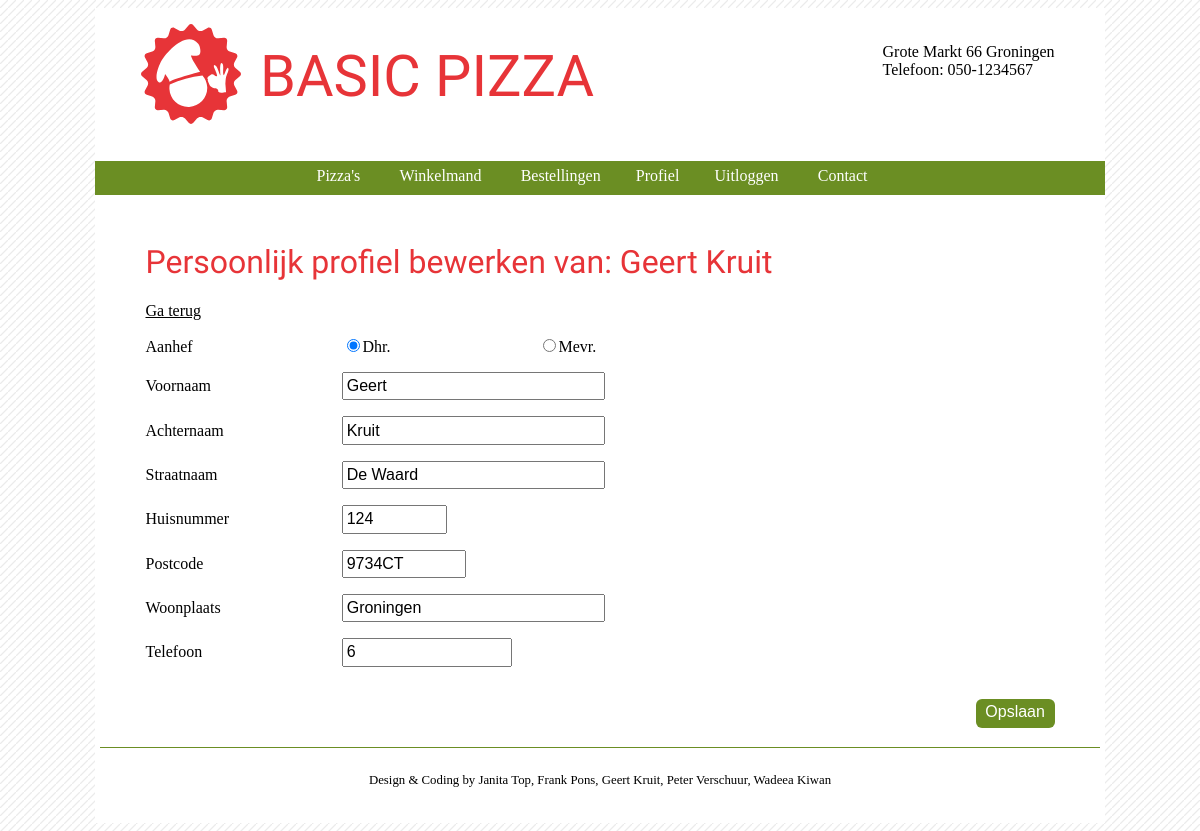
Page /?p=profile&i=change_profile (signed in) on the committed database.
### tables this page shows
CREATE TABLE `user_profiles` (
  `profile_id` int(11) NOT NULL,
  `user_id` int(11) NOT NULL,
  `voornaam` varchar(40) NOT NULL,
  `achternaam` varchar(40) NOT NULL,
  `straat` varchar(25) NOT NULL,
  `huisnummer` varchar(5) NOT NULL,
  `postcode` char(6) NOT NULL,
  `woonplaats` varchar(25) NOT NULL,
  `telefoonnummer` char(10) NOT NULL,
  `aanhef` char(1) NOT NULL
);

### login/profile.php (the view, shortened to what this page needs)
<?PHP
	if (isset($_SESSION['loggedin']) AND $_SESSION['loggedin']==1)
	{
		$user_id = $_SESSION['user_id'];
		if ($i=="change_profile")
		{
			if ($ii=="update_profile")
			{
				$rs_select_profile= mysql_query("SELECT * FROM user_profiles WHERE user_id=".$user_id);
				if (mysql_num_rows($rs_select_profile))
				{
					mysql_query("UPDATE user_profiles SET aanhef='".$_POST['aanhef']."', voornaam='".test_input($_POST['voornaam'])."', achternaam='".test_input($_POST['achternaam'])."', straat='".test_input($_POST['straat'])."', huisnummer='".test_input($_POST['huisnummer'])."', postcode='".test_input($_POST['postcode'])."', woonplaats='".test_input($_POST['woonplaats'])."', telefoonnummer='".test_input($_POST['telefoonnummer'])."' WHERE user_id=".$user_id);
					echo "<span class='true_warning' >Profiel gewijzigd.</span>";
				}
				else
				{
					mysql_query("INSERT INTO `user_profiles` (`user_id`, `voornaam`, `achternaam`, `straat`, `huisnummer`, `postcode`, `woonplaats`, `telefoonnummer`, `aanhef`)
						VALUES ('".$user_id."', '".test_input($_POST['voornaam'])."', '".test_input($_POST['achternaam'])."', '".test_input($_POST['straat'])."', '".test_input($_POST['huisnummer'])."', '".test_input($_POST['postcode'])."', '".test_input($_POST['woonplaats'])."', '".test_input($_POST['telefoonnummer'])."', '".test_input($_POST['aanhef'])."')");
					echo "<span class='true_warning' >Profiel toegevoegd.</span>";
				}
			}
			else
			{
				$sql_select_user= mysql_query("SELECT * FROM `users` WHERE user_id='".$user_id."'");
				$row_user= mysql_fetch_array($sql_select_user);
				$sql_select_user_profile= mysql_query("SELECT * FROM `user_profiles` WHERE user_id='".$user_id."'");
				$row_user_profile= mysql_fetch_array($sql_select_user_profile);
				if ($row_user_profile['voornaam']=="" AND $row_user_profile['achternaam']=="")
				{
					$naam= $row_user['user_login'];
				}
				else
				{
					$naam= "".$row_user_profile['voornaam']."&nbsp;".$row_user_profile['achternaam']."";
				}
				$rs_select_profile= mysql_query("SELECT * FROM user_profiles WHERE user_id=".$user_id);
				$row_profile= mysql_fetch_array($rs_select_profile);
?>
	<h1>Persoonlijk profiel bewerken van: <?PHP echo $naam?></h1>
	<a class="wijzigen" href="?p=<?PHP echo $p?>">Ga terug</a>
		<form name="update_profile" method="post" action="?p=<?PHP echo $p?>&i=<?PHP echo $i?>&ii=update_profile&user_id=<?PHP echo $user_id?>" onsubmit="return checkform_update_profile('update_profile')">
			<div class="aanhef">
				<p>Aanhef</p>
				<div>
				<?PHP
				if ($row_profile['aanhef']=="Mevr.")
				{?>
				<label><input type="radio" name="aanhef" value="Dhr." />Dhr.</label>
				<label><input type="radio" name="aanhef" checked="checked" value="Mevr." />Mevr.</label>
				<?PHP
				}
				else
				{
				?>
				<label><input type="radio" name="aanhef" checked="checked" value="Dhr." />Dhr.</label>
				<label><input type="radio" name="aanhef" value="Mevr." />Mevr.</label>
				<?PHP
				}
				?>
				</div>
			</div>
			<div>
				<label for="voornaam">Voornaam</label>
				<input name="voornaam" type="text" id="voornaam" size="25" maxlength="40" value="<?PHP echo $row_profile['voornaam']?>" />
			</div>
			<div>
				<label for="achternaam">Achternaam</label>
				<input name="achternaam" type="text" id="achternaam" size="25" maxlength="40" value="<?PHP echo $row_profile['achternaam']?>" />
			</div>
			<div>
				<label for="straat">Straatnaam</label>
				<input name="straat" type="text" id="straat" size="25" maxlength="25" value="<?PHP echo $row_profile['straat']?>" />
			</div>
			<div>
				<label for="huisnummer">Huisnummer</label>
				<input name="huisnummer" type="text" id="huisnummer" size="8" maxlength="5" value="<?PHP echo $row_profile['huisnummer']?>" />
			</div>
			<div>
				<label for="postcode">Postcode</label>
				<input name="postcode" type="text" id="postcode" size="10" maxlength="6" value="<?PHP echo $row_profile['postcode']?>" />
			</div>
			<div>
				<label for="woonplaats">Woonplaats</label>
				<input name="woonplaats" type="text" id="woonplaats" size="25" maxlength="25" value="<?PHP echo $row_profile['woonplaats']?>" />
			</div>
			<div>
				<label for="telefoonnummer">Telefoon</label>
				<input name="telefoonnummer" type="text" id="telefoonnummer" size="15" maxlength="10" value="<?PHP echo $row_profile['telefoonnummer']?>" />
			</div>
			<input type="submit" name="Submit" value="Opslaan" />
		</form>
<?PHP
			}
		}
		else
		{
			echo "<h1>Profiel</h1>";
			echo "<div><a class='wijzigen' href='?p=".$p."&i=change_profile'>Profiel wijzigen</a>";
			echo "<a class='wijzigen' href='?p=".$p."&i=change_pass'>Wachtwoord wijzigen</a></div>";
		}
	}
	else
	{
		echo "<span class='false_warning' ><strong>U bent niet ingelogd.</strong></span>";
	}
?>

### css/main.css (style rules this page uses)
h1, h2 { color: #E73438; font-family: 'Changa One', cursive; font-weight: normal; }
h1 { margin-top: 1.5em; }
body { background: #fff url('../img/bg.png') 0 0 repeat; color: #000000; text-decoration: none; font-family: Verdana; font-size: 100%; }
form { position: relative; width: 100%; clear: both; }
input, select { font-size: 1em; padding: .2em; }
input[type=submit], a.button { display: block; position: relative; margin:1em 0 0 1em; float: right; padding: .3em .6em .4em .6em; border-radius: 6px; background: olivedrab; color: white; font-size: 1em; text-decoration: none; text-align: center; border:none; }
label, select { display: inline-block; }
label { width:12em; }
form { margin-top:1em; }
form div { margin-bottom: 1em; }
.aanhef { margin:0; }
.aanhef p { display: inline-block; width:12em; margin:0; }
.aanhef div { display: inline-block; }
a.wijzigen { display: inline-block; color:black; margin-right: 1em; }

### rows in the picture
user_profiles: naam "Geert Kruit", voornaam "Geert", achternaam "Kruit", straat "De Waard", huisnummer "124", postcode "9734CT", woonplaats "Groningen", telefoonnummer "6"
